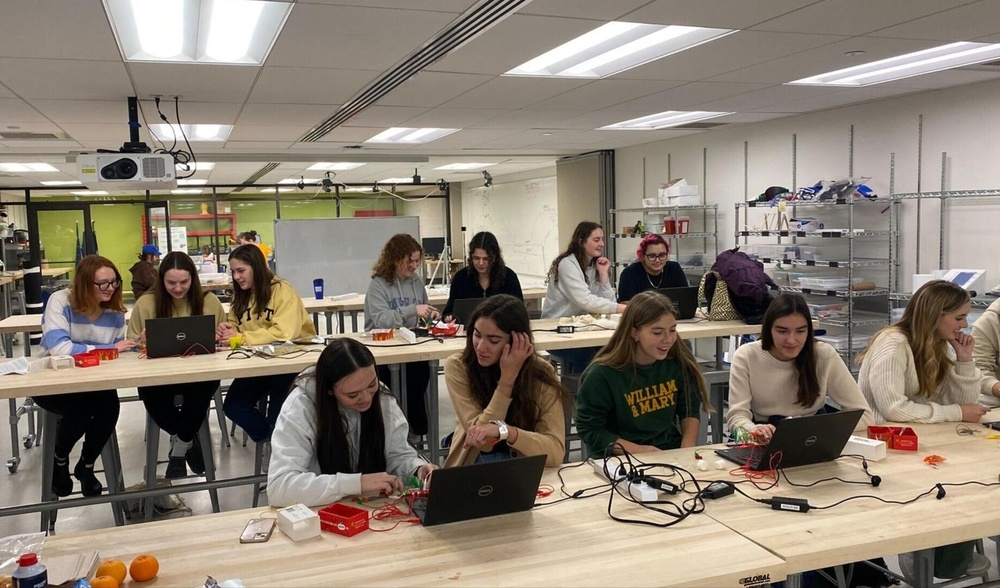
#> input picture Data/People.jpeg, 1000 x 588 px, shrunk from 1837 x 1080 before the run
$ jupyter execute '40_HOG_classifier 2.ipynb'
#> lines starting #> are read from the running program, lines starting #| are printed output that depends on the picture; after the words box and inside, x2 and y2 are one past the last pixel; in counts of white or black regions, pixels touching at a corner belong together
[cell 1]
import matplotlib.pyplot as plt
import cv2
import os

[cell 2]
im = cv2.imread(os.path.relpath('../../Data/People.jpeg'), cv2.IMREAD_COLOR)
#> im is the input picture: shape (588, 1000, 3); mean B, G, R 114.1, 127.2, 138.3
imgray = cv2.cvtColor(im,cv2.COLOR_BGR2GRAY)
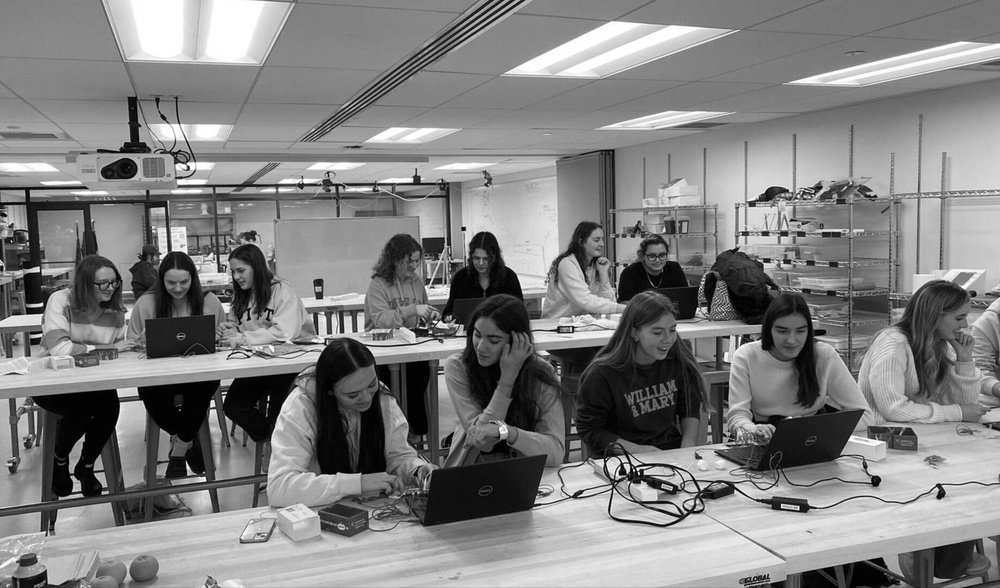
#> imgray: shape (588, 1000); min 0, max 255, mean 129.1
im = cv2.cvtColor(im,cv2.COLOR_BGR2RGB)

[cell 3]
hog = cv2.HOGDescriptor()
hog.setSVMDetector(cv2.HOGDescriptor_getDefaultPeopleDetector())

    # Detect people in the image
(rects, weights) = hog.detectMultiScale(imgray,
                                            winStride=(4, 4),
                                            padding=(8, 8),
                                            scale=1.05)
#> rects = [[210, 210, 77, 153], [107, 229, 73, 146], [145, 222, 69, 138], [595, 230, 78, 157], [755, 273, 80, 161], [889, 253, 88, 175], [175, 373, 84, 167], [296, 302, 100, 200], [442, 240, 123, 245], [469, 319, 136, 269], [274, 271, 150, 301]]; weights = [2.17, 1.37, 0.474, 0.493, 1.55, 0.259, 0.46, 0.525, 0.117, 0.215, 0.394]

    # Draw bounding boxes around the detected people
for (x, y, w, h) in rects:
    cv2.rectangle(im, (x, y), (x + w, y + h), (0, 255, 0), 2)
#> this loop made 11 passes
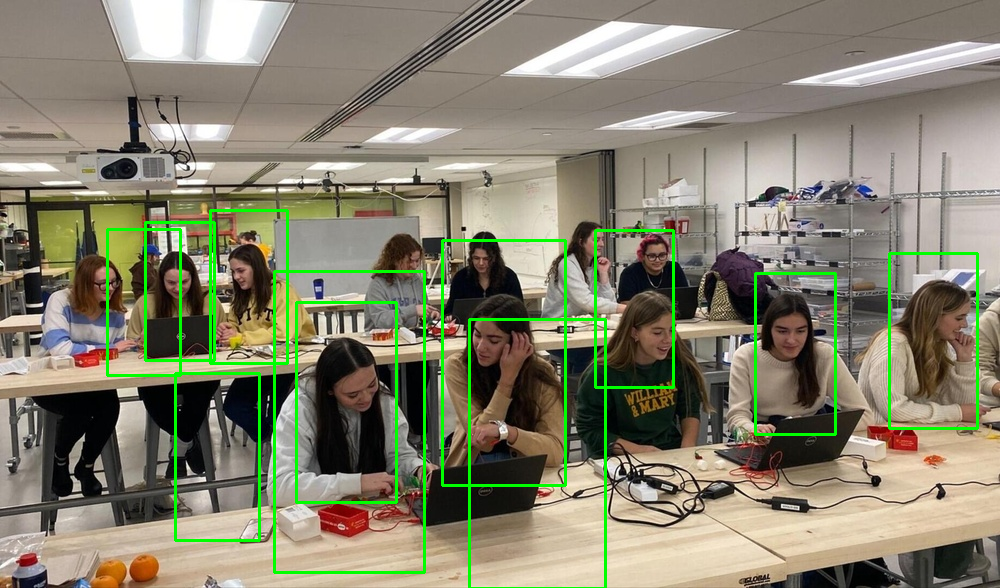
#> im: shape (588, 1000, 3); mean R, G, B 134.2, 131.5, 110.9

[cell 4]
plt.imshow(im)

[cell 5]
hog = cv2.HOGDescriptor()
hog.setSVMDetector(cv2.HOGDescriptor_getDefaultPeopleDetector())

    # Detect people in the image
(rects, weights) = hog.detectMultiScale(imgray,
                                            winStride=(3, 3),
                                            padding=(8, 8),
                                            scale=1.5)
#> rects = [[217, 216, 64, 128], [110, 234, 64, 128], [200, 200, 96, 192], [745, 251, 96, 192], [298, 310, 96, 192], [463, 311, 144, 277]]; weights = [1.67, 1.29, 1.03, 0.697, 0.304, 0.21]

    # Draw bounding boxes around the detected people
for (x, y, w, h) in rects:
    cv2.rectangle(im, (x, y), (x + w, y + h), (255,0,0), 10)
#> this loop made 6 passes
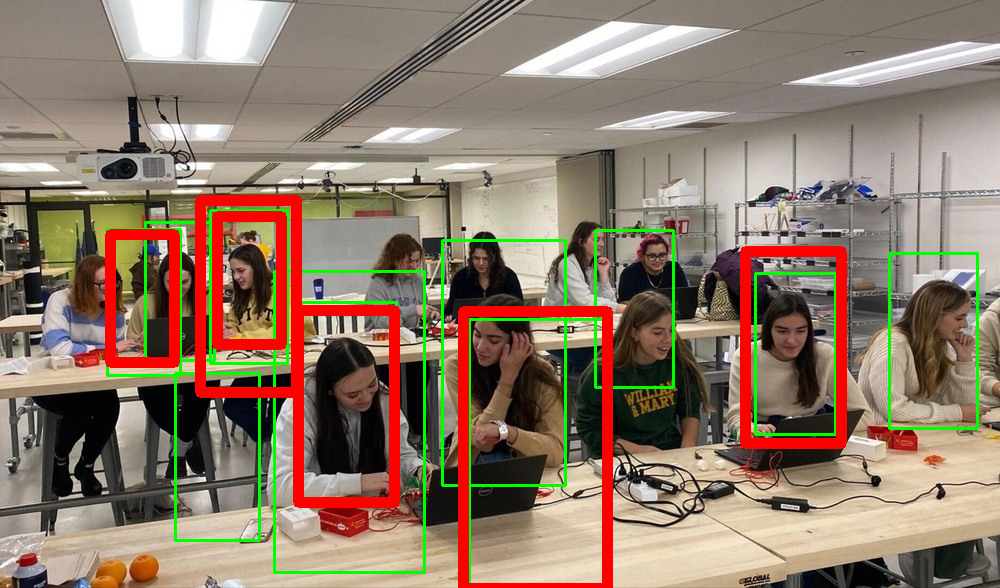
#> im: shape (588, 1000, 3); 5.91% of pixels changed, all inside (x1, y1, x2, y2) = (105, 195, 847, 588)

$ run again, with Data/AlanGeorge.jpeg copied over Data/People.jpeg
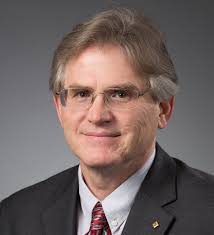
#> input picture Data/AlanGeorge.jpeg, 214 x 235 px
#> im is the input picture: shape (235, 214, 3); mean B, G, R 96.7, 99, 112.7
#> `imgray = cv2.cvtColor(im,cv2.COLOR_BGR2GRAY)`:
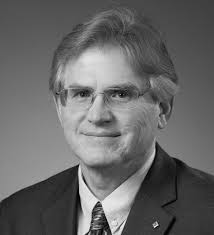
#> imgray: shape (235, 214); min 1, max 250, mean 102.8
#> rects = ()
